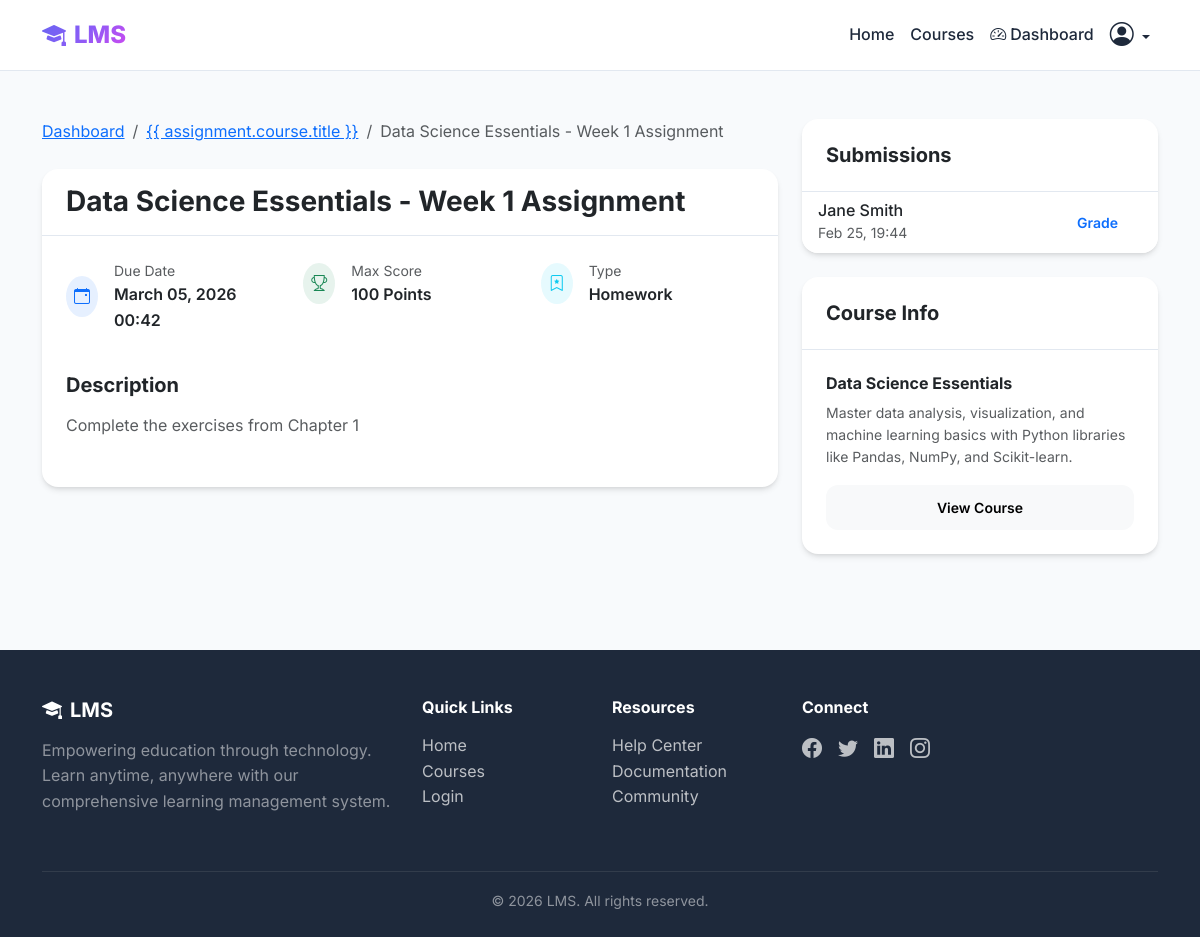
The page /assignments/3/ (signed in) on the database its author committed.
### assignments/models.py (models this page shows, shortened)
class Assignment(models.Model):
    ASSIGNMENT_TYPES = [
        ('quiz', 'Quiz'),
        ('essay', 'Essay'),
        ('project', 'Project'),
        ('homework', 'Homework'),
        ('exam', 'Exam'),
    ]
    course = models.ForeignKey(Course, on_delete=models.CASCADE, related_name='assignments')
    lesson = models.ForeignKey(Lesson, on_delete=models.CASCADE, related_name='assignments', blank=True, null=True)
    title = models.CharField(max_length=200)
    description = models.TextField()
    assignment_type = models.CharField(max_length=20, choices=ASSIGNMENT_TYPES, default='homework')
    max_score = models.PositiveIntegerField(default=100)
    due_date = models.DateTimeField()
    instructions = models.TextField(blank=True, null=True)
    allow_late_submission = models.BooleanField(default=False)
    late_penalty_percent = models.PositiveIntegerField(default=0, help_text="Penalty percentage for late submission")
    created_at = models.DateTimeField(auto_now_add=True)
    updated_at = models.DateTimeField(auto_now=True)
    class Meta:
        ordering = ['-due_date']

class Submission(models.Model):
    STATUS_CHOICES = [
        ('submitted', 'Submitted'),
        ('graded', 'Graded'),
        ('late', 'Late'),
        ('resubmit', 'Resubmit Required'),
    ]
    assignment = models.ForeignKey(Assignment, on_delete=models.CASCADE, related_name='submissions')
    student = models.ForeignKey(User, on_delete=models.CASCADE, related_name='submissions', limit_choices_to={'role': 'student'})
    content = models.TextField(blank=True, null=True, help_text="Text submission content")
    file = models.FileField(upload_to='assignments/submissions/', blank=True, null=True)
    submitted_at = models.DateTimeField(auto_now_add=True)
    status = models.CharField(max_length=20, choices=STATUS_CHOICES, default='submitted')
    is_late = models.BooleanField(default=False)
    class Meta:
        unique_together = ['assignment', 'student']

### accounts/models.py (models this page shows, shortened)
class User(AbstractUser):
    ROLE_CHOICES = [
        ('admin', 'Admin'),
        ('instructor', 'Instructor'),
        ('student', 'Student'),
    ]
    role = models.CharField(max_length=20, choices=ROLE_CHOICES, default='student')
    email = models.EmailField(unique=True)
    profile_picture = models.ImageField(upload_to='profiles/', blank=True, null=True)
    bio = models.TextField(blank=True, null=True)
    phone_number = models.CharField(max_length=15, blank=True, null=True)
    date_of_birth = models.DateField(blank=True, null=True)
    reset_token = models.CharField(max_length=100, blank=True, null=True)
    reset_token_expiry = models.DateTimeField(blank=True, null=True)
    created_at = models.DateTimeField(auto_now_add=True)
    updated_at = models.DateTimeField(auto_now=True)
    def is_student(self):
        return self.role == 'student'

### courses/models.py (models this page shows, shortened)
class Course(models.Model):
    STATUS_CHOICES = [
        ('draft', 'Draft'),
        ('published', 'Published'),
        ('archived', 'Archived'),
    ]
    title = models.CharField(max_length=200)
    description = models.TextField()
    instructor = models.ForeignKey(User, on_delete=models.CASCADE, related_name='courses_taught', limit_choices_to={'role': 'instructor'})
    cover_image = models.ImageField(upload_to='courses/covers/', blank=True, null=True)
    category = models.CharField(max_length=100, blank=True, null=True)
    duration = models.CharField(max_length=50, help_text="e.g., '8 weeks', '3 months'")
    difficulty = models.CharField(max_length=20, choices=[
        ('beginner', 'Beginner'),
        ('intermediate', 'Intermediate'),
        ('advanced', 'Advanced'),
    ], default='beginner')
    status = models.CharField(max_length=20, choices=STATUS_CHOICES, default='draft')
    max_students = models.PositiveIntegerField(default=100)
    created_at = models.DateTimeField(auto_now_add=True)
    updated_at = models.DateTimeField(auto_now=True)
    class Meta:
        ordering = ['-created_at']

### assignments/views.py (the view)
# urls.py: path('<int:assignment_id>/', views.assignment_detail, name='assignment_detail'),
@login_required
def assignment_detail(request, assignment_id):
    assignment = get_object_or_404(Assignment, id=assignment_id)
    if request.user != assignment.course.instructor and not request.user.is_admin():
        enrollment = Enrollment.objects.filter(student=request.user, course=assignment.course).first()
        if not enrollment:
            messages.error(request, 'Access denied.')
            return redirect('dashboard')
    submissions = None
    if request.user == assignment.course.instructor or request.user.is_admin():
        submissions = Submission.objects.filter(assignment=assignment).select_related('student')
    else:
        submission = Submission.objects.filter(assignment=assignment, student=request.user).first()
        submissions = [submission] if submission else []
    context = {
        'assignment': assignment,
        'submissions': submissions,
    }
    return render(request, 'assignments/assignment_detail.html', context)

### templates/assignments/assignment_detail.html (shortened to what this page needs)
{% extends 'base.html' %}
{% block content %}
<div class="container py-5">
    <div class="row">
        <div class="col-md-8">
            <nav aria-label="breadcrumb" class="mb-4">
                <ol class="breadcrumb">
                    <li class="breadcrumb-item"><a href="{% url 'dashboard' %}">Dashboard</a></li>
                    <li class="breadcrumb-item"><a href="{% url 'course_detail' assignment.course.id %}">{{
                            assignment.course.title }}</a></li>
                    <li class="breadcrumb-item active">{{ assignment.title }}</li>
                </ol>
            </nav>
            <div class="card mb-4">
                <div class="card-header bg-transparent py-3">
                    <h3 class="fw-bold mb-0">{{ assignment.title }}</h3>
                </div>
                <div class="card-body p-4">
                    <div class="row mb-4">
                        <div class="col-md-4">
                            <div class="d-flex align-items-center mb-3">
                                <div class="bg-primary bg-opacity-10 rounded-circle p-2 me-3">
                                    <i class="bi bi-calendar-event text-primary"></i>
                                </div>
                                <div>
                                    <small class="text-muted d-block">Due Date</small>
                                    <span class="fw-semibold">{{ assignment.due_date|date:"F d, Y H:i" }}</span>
                                </div>
                            </div>
                        </div>
                        <div class="col-md-4">
                            <div class="d-flex align-items-center mb-3">
                                <div class="bg-success bg-opacity-10 rounded-circle p-2 me-3">
                                    <i class="bi bi-trophy text-success"></i>
                                </div>
                                <div>
                                    <small class="text-muted d-block">Max Score</small>
                                    <span class="fw-semibold">{{ assignment.max_score }} Points</span>
                                </div>
                            </div>
                        </div>
                        <div class="col-md-4">
                            <div class="d-flex align-items-center mb-3">
                                <div class="bg-info bg-opacity-10 rounded-circle p-2 me-3">
                                    <i class="bi bi-bookmark-star text-info"></i>
                                </div>
                                <div>
                                    <small class="text-muted d-block">Type</small>
                                    <span class="fw-semibold">{{ assignment.get_assignment_type_display }}</span>
                                </div>
                            </div>
                        </div>
                    </div>
                    <h5 class="fw-bold mb-3">Description</h5>
                    <div class="text-muted mb-4">
                        {{ assignment.description|linebreaks }}
                    </div>
                </div>
            </div>
        </div>
        <div class="col-md-4">
            {% if user == assignment.course.instructor or user.is_admin %}
            <div class="card mb-4">
                <div class="card-header">
                    <h5 class="fw-bold mb-0">Submissions</h5>
                </div>
                <div class="card-body p-0">
                    <div class="list-group list-group-flush">
                        {% for sub in submissions %}
                        <div class="list-group-item d-flex justify-content-between align-items-center">
                            <div>
                                <h6 class="mb-0">{{ sub.student.get_full_name|default:sub.student.username }}</h6>
                                <small class="text-muted">{{ sub.submitted_at|date:"M d, H:i" }}</small>
                            </div>
                            <a href="{% url 'grade_submission' sub.id %}" class="btn btn-sm btn-outline-primary">
                                {% if sub.status == 'graded' %}Review{% else %}Grade{% endif %}
                            </a>
                        </div>
                        {% empty %}
                        <div class="p-4 text-center text-muted">
                            No submissions yet.
                        </div>
                        {% endfor %}
                    </div>
                </div>
            </div>
            {% endif %}
            <div class="card">
                <div class="card-header">
                    <h5 class="fw-bold mb-0">Course Info</h5>
                </div>
                <div class="card-body">
                    <h6 class="fw-bold">{{ assignment.course.title }}</h6>
                    <p class="text-muted small mb-3">{{ assignment.course.description|truncatewords:20 }}</p>
                    <a href="{% url 'course_detail' assignment.course.id %}" class="btn btn-sm btn-light w-100">View
                        Course</a>
                </div>
            </div>
        </div>
    </div>
</div>
{% endblock %}

### static/css/styles.css (style rules this page uses)
:root { --primary: #6366f1; --primary-dark: #4f46e5; --primary-light: #818cf8; --secondary: #10b981; --accent: #f59e0b; --danger: #ef4444; --dark: #1e293b; --light: #f8fafc; --gray: #64748b; --gray-light: #e2e8f0; --gradient-1: linear-gradient(135deg, #6366f1 0%, #8b5cf6 50%, #d946ef 100%); --gradient-2: linear-gradient(135deg, #10b981 0%, #06b6d4 100%); --shadow-sm: 0 1px 2px 0 rgb(0 0 0 / 0.05); --shadow: 0 4px 6px -1px rgb(0 0 0 / 0.1), 0 2px 4px -2px rgb(0 0 0 / 0.1); --shadow-lg: 0 10px 15px -3px rgb(0 0 0 / 0.1), 0 4px 6px -4px rgb(0 0 0 / 0.1); --shadow-xl: 0 20px 25px -5px rgb(0 0 0 / 0.1), 0 8px 10px -6px rgb(0 0 0 / 0.1); }
* { margin: 0; padding: 0; box-sizing: border-box; }
body { font-family: 'Inter', -apple-system, BlinkMacSystemFont, 'Segoe UI', Roboto, sans-serif; background: var(--light); color: var(--dark); line-height: 1.6; min-height: 100vh; }
.btn { font-weight: 600; padding: 0.75rem 1.5rem; border-radius: 0.75rem; transition: all 0.3s ease; border: none; }
.card { background: white; border-radius: 1rem; border: none; box-shadow: var(--shadow); transition: all 0.3s ease; overflow: hidden; }
.card-header { background: transparent; border-bottom: 1px solid var(--gray-light); padding: 1.5rem; }
.card-body { padding: 1.5rem; }

### rows shown on the page
Assignment: title "Data Science Essentials - Week 1 Assignment", due_date "March 05, 2026 00:42", max_score "100", assignment_type "Homework", description "Complete the exercises from Chapter 1", course "Data Science Essentials", course.description "Master data analysis, visualization, and machine learning basics with Python libraries like Pandas, NumPy, and Scikit-learn."
Submission: student.get_full_name "Jane Smith", submitted_at "Feb 25, 19:44", status "Grade"
